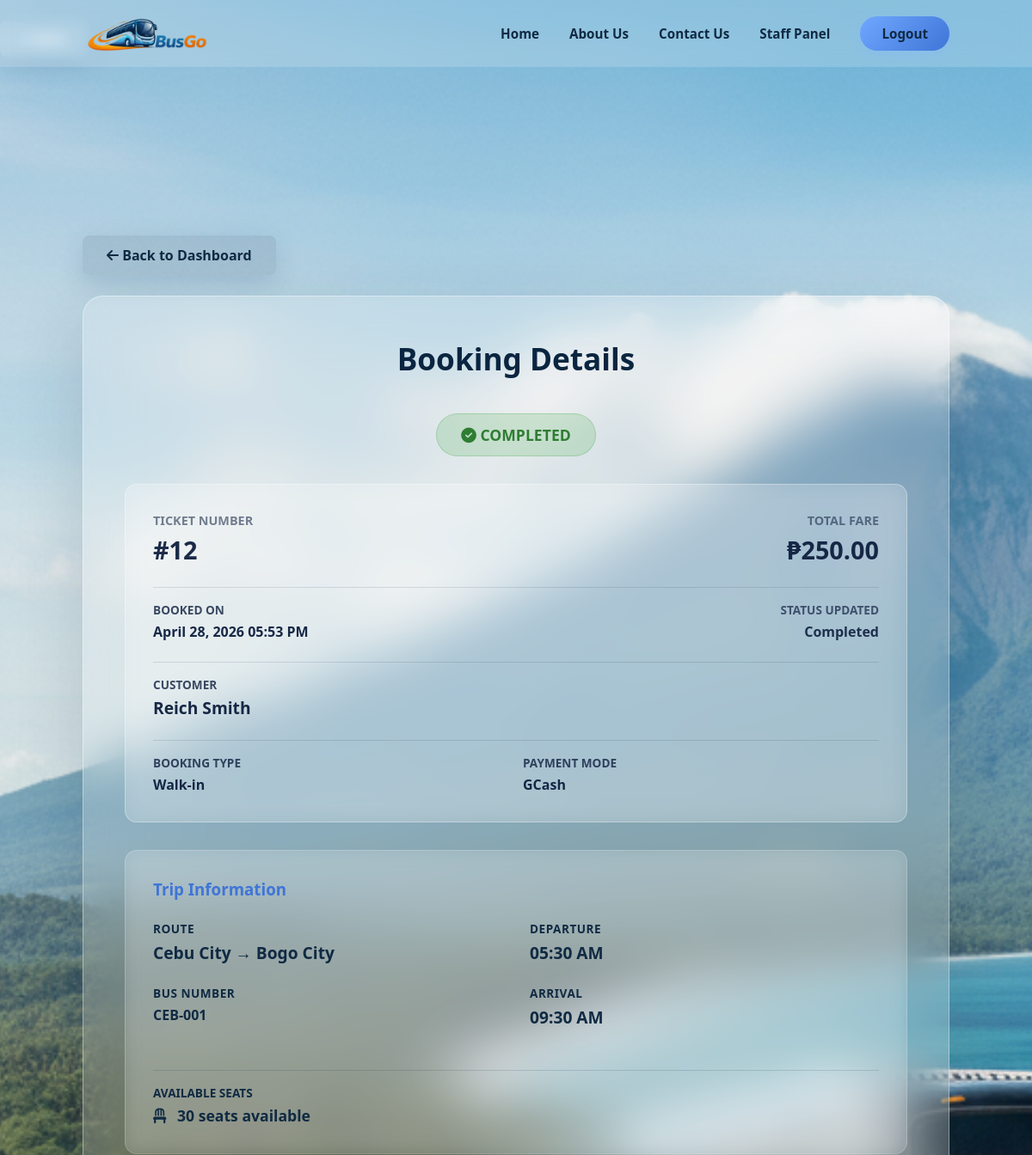
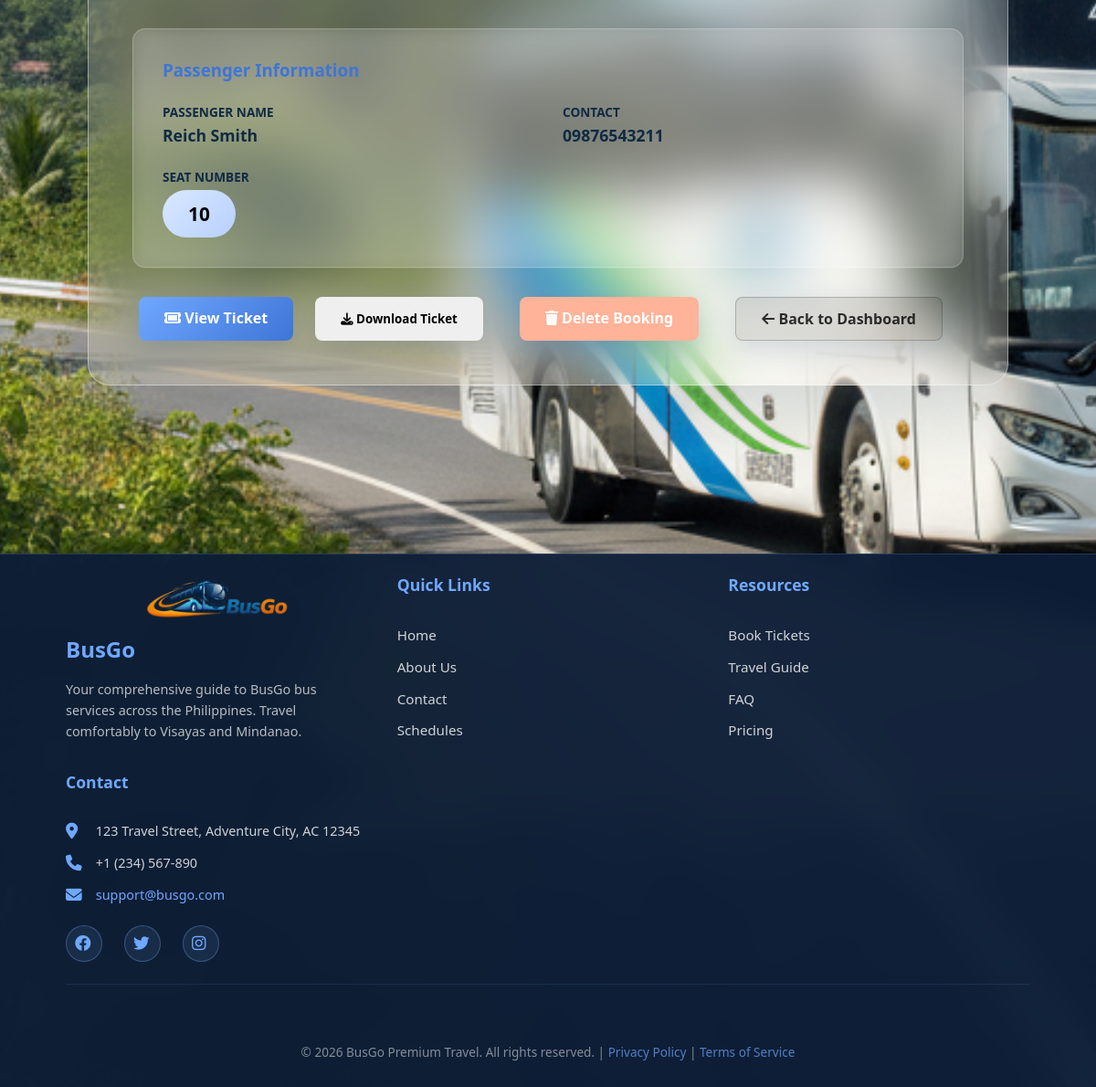
/user/booking/12 (signed in), run on the app's committed database (2 pictures, top to bottom).
### tables this page shows
CREATE TABLE bookings (
            id INTEGER PRIMARY KEY AUTOINCREMENT,
            user_id INTEGER,
            trip_id INTEGER,
            passenger_id INTEGER,
            seat_number TEXT,
            status TEXT DEFAULT 'waiting for payment',
            booking_type TEXT DEFAULT 'Online',
            payment_method TEXT DEFAULT 'Online',
            created_at TEXT DEFAULT CURRENT_TIMESTAMP,
            FOREIGN KEY(user_id) REFERENCES users(id),
            FOREIGN KEY(trip_id) REFERENCES trips(id),
            FOREIGN KEY(passenger_id) REFERENCES passengers(id)
        );

CREATE TABLE trips (
            id INTEGER PRIMARY KEY AUTOINCREMENT,
            bus_id INTEGER,
            route_id INTEGER,
            departure TEXT,
            arrival TEXT,
            price REAL,
            status TEXT DEFAULT 'scheduled',
            FOREIGN KEY(bus_id) REFERENCES buses(id),
            FOREIGN KEY(route_id) REFERENCES routes(id)
        );

CREATE TABLE passengers (
            id INTEGER PRIMARY KEY AUTOINCREMENT,
            fullname TEXT,
            contact TEXT
        );

CREATE TABLE buses (
            id INTEGER PRIMARY KEY AUTOINCREMENT,
            bus_no TEXT UNIQUE NOT NULL,
            capacity INTEGER DEFAULT 52,
            status TEXT DEFAULT 'available',
            created_at TEXT DEFAULT CURRENT_TIMESTAMP,
            updated_at TEXT DEFAULT CURRENT_TIMESTAMP
        );

### app.py (the view)
@app.route("/user/booking/<int:booking_id>")
def view_booking(booking_id):
    if "user_id" not in session:
        return redirect(url_for("home", login_required=1))
    conn = get_db_connection()
    booking = conn.execute("""
        SELECT
            b.id,
            b.trip_id,
            b.seat_number,
            b.status,
            b.created_at,
            b.booking_type,
            b.payment_method,

            u.fullname AS customer,

            p.fullname AS passenger_name,
            p.contact,

            t.departure,
            t.arrival,
            t.price,

            r.origin,
            r.destination,

            (r.origin || ' → ' || r.destination) AS route,

            bu.bus_no

        FROM bookings b
        JOIN users u ON u.id = b.user_id
        JOIN passengers p ON b.passenger_id = p.id
        JOIN trips t ON b.trip_id = t.id
        JOIN buses bu ON t.bus_id = bu.id
        JOIN routes r ON t.route_id = r.id
        WHERE b.id = ?
    """, (booking_id,)).fetchone()
    if not booking:
        conn.close()
        return redirect(url_for("user_dashboard"))
    booked_seats_count = conn.execute(
        "SELECT COUNT(*) as count FROM bookings WHERE trip_id = ?",
        (booking["trip_id"],)
    ).fetchone()["count"]
    available_seats = 52 - booked_seats_count
    created_at_raw = booking['created_at'] if booking['created_at'] else None
    formatted_created_at = created_at_raw
    if created_at_raw:
        try:
            created_at_parsed = datetime.datetime.strptime(created_at_raw, '%Y-%m-%d %H:%M:%S')
            formatted_created_at = created_at_parsed.strftime('%B %d, %Y %I:%M %p')
        except Exception:
            formatted_created_at = created_at_raw
    conn.close()
    return render_template("status.html", booking=booking, available_seats=available_seats, back_url=url_for('user_dashboard'), user_role='user', booking_created_at=formatted_created_at)

### templates/status.html (shortened to what this page needs)
{% extends "base.html" %}
{% block content %}
<main class="schedule-main" style="flex-direction: column; align-items: center;">
    <div class="page-back-nav" style="width: 100%; max-width: 1800px; margin: 0 auto 1.5rem auto;">
        <a href="{{ back_url }}" class="back-btn" style="background: rgba(16, 42, 67, 0.1); color: var(--dark-text);">
            <i class="fa-solid fa-arrow-left"></i> Back to Dashboard
        </a>
    </div>
    <div class="schedule-container glass-booking-card">
        <h1 class="schedule-title">Booking Details</h1>
        <div style="text-align: center; margin-bottom: 2rem;">
            <span style="display: inline-block; padding: 12px 28px; border-radius: 50px; font-weight: 700; font-size: 1.1rem;
                {% if booking.status == 'paid' %}
                    background: rgba(76, 175, 80, 0.2); color: #2e7d32; border: 1px solid rgba(76, 175, 80, 0.3);
                {% elif booking.status == 'cancelled' %}
                    background: rgba(244, 67, 54, 0.2); color: #c62828; border: 1px solid rgba(244, 67, 54, 0.3);
                {% else %}
                    background: rgba(255, 193, 7, 0.2); color: #f57c00; border: 1px solid rgba(255, 193, 7, 0.3);
                {% endif %}">
                <i class="fa-solid
                    {% if booking.status == 'paid' %}fa-check-circle{% elif booking.status == 'cancelled' %}fa-times-circle{% else %}fa-clock{% endif %}"></i>
                {% if booking.status == 'paid' %}
                    COMPLETED
                {% elif booking.status == 'cancelled' %}
                    CANCELLED
                {% else %}
                    WAITING FOR PAYMENT
                {% endif %}
            </span>
        </div>
        <div class="booking-panel-blue" style="margin-bottom: 2rem;">
            <div style="display: grid; grid-template-columns: 1fr 1fr; gap: 2rem;">
                <div>
                    <p style="opacity: 0.85; font-size: 0.9rem; text-transform: uppercase; margin-bottom: 0.3rem; font-weight: 600; color: rgba(15, 31, 62, 0.65);">Ticket Number</p>
                    <p style="font-size: 1.8rem; font-weight: 700; color: rgba(15, 31, 62, 0.95);">#{{ booking.id }}</p>
                </div>
                <div style="text-align: right;">
                    <p style="opacity: 0.85; font-size: 0.9rem; text-transform: uppercase; margin-bottom: 0.3rem; font-weight: 600; color: rgba(15, 31, 62, 0.65);">Total Fare</p>
                    <p style="font-size: 1.8rem; font-weight: 700; color: rgba(15, 31, 62, 0.95);">₱{{ "%.2f"|format(booking.price) }}</p>
                </div>
            </div>
            <div style="margin-top: 1.5rem; padding-top: 1rem; border-top: 1px solid rgba(15, 31, 62, 0.12); display: grid; grid-template-columns: 1fr 1fr; gap: 1rem;">
                <div>
                    <p style="font-size: 0.85rem; color: rgba(15, 31, 62, 0.8); text-transform: uppercase; margin-bottom: 0.3rem; font-weight: 700;">Booked On</p>
                    <p style="font-size: 1rem; font-weight: 700; color: rgba(15, 31, 62, 0.96);">{{ booking_created_at if booking_created_at else 'Not available' }}</p>
                </div>
                <div style="text-align: right;">
                    <p style="font-size: 0.85rem; color: rgba(15, 31, 62, 0.7); text-transform: uppercase; margin-bottom: 0.3rem; font-weight: 600;">Status Updated</p>
                    <p style="font-size: 1rem; font-weight: 700; color: rgba(15, 31, 62, 0.9);">{{ 'Completed' if booking.status == 'paid' else 'Waiting for payment' if booking.status == 'waiting for payment' else booking.status|capitalize }}</p>
                </div>
            </div>
            <div style="margin-top: 1.5rem; padding-top: 1rem; border-top: 1px solid rgba(15, 31, 62, 0.12);">
                <p style="font-size: 0.85rem; color: rgba(15, 31, 62, 0.8); text-transform: uppercase; margin-bottom: 0.3rem; font-weight: 700;">Customer</p>
                <p style="font-size: 1.2rem; font-weight: 700; color: rgba(15, 31, 62, 0.96);">{{ booking.passenger_name }}</p>
            </div>
            <div style="margin-top: 1.5rem; padding-top: 1rem; border-top: 1px solid rgba(15, 31, 62, 0.12); display: grid; grid-template-columns: 1fr 1fr; gap: 1rem;">
                <div>
                    <p style="font-size: 0.85rem; color: rgba(15, 31, 62, 0.8); text-transform: uppercase; margin-bottom: 0.3rem; font-weight: 700;">Booking Type</p>
                    <p style="font-size: 1rem; font-weight: 700; color: rgba(15, 31, 62, 0.96);">{{ booking.booking_type }}</p>
                </div>
                <div>
                    <p style="font-size: 0.85rem; color: rgba(15, 31, 62, 0.8); text-transform: uppercase; margin-bottom: 0.3rem; font-weight: 700;">Payment Mode</p>
                    <p style="font-size: 1rem; font-weight: 700; color: rgba(15, 31, 62, 0.96);">{{ booking.payment_method }}</p>
                </div>
            </div>
        </div>
        <div class="booking-panel-blue" style="margin-bottom: 2rem; background: rgba(255, 255, 255, 0.1); backdrop-filter: blur(10px); border: 1px solid rgba(255, 255, 255, 0.2);">
            <h3 style="margin-bottom: 1.5rem; color: var(--accent-dark);">Trip Information</h3>
            <div style="display: grid; grid-template-columns: 1fr 1fr; gap: 2rem;">
                <div>
                    <div style="margin-bottom: 1.5rem;">
                        <p style="font-size: 0.85rem; color: var(--dark-text); text-transform: uppercase; margin-bottom: 0.3rem; font-weight: 800; letter-spacing: 0.5px;">Route</p>
                        <p style="font-size: 1.2rem; font-weight: 700; color: var(--dark-text);">{{ booking.route }}</p>
                    </div>
                    <div style="margin-bottom: 1.5rem;">
                        <p style="font-size: 0.85rem; color: var(--dark-text); text-transform: uppercase; margin-bottom: 0.3rem; font-weight: 800; letter-spacing: 0.5px;">Bus Number</p>
                        <p style="font-size: 1rem; font-weight: 700; color: var(--dark-text);">{{ booking.bus_no }}</p>
                    </div>
                </div>
                <div>
                    <div style="margin-bottom: 1.5rem;">
                        <p style="font-size: 0.85rem; color: var(--dark-text); text-transform: uppercase; margin-bottom: 0.3rem; font-weight: 800; letter-spacing: 0.5px;">Departure</p>
                        <p style="font-size: 1.2rem; font-weight: 700; color: var(--dark-text);">{{ booking.departure }}</p>
                    </div>
                    <div style="margin-bottom: 1.5rem;">
                        <p style="font-size: 0.85rem; color: var(--dark-text); text-transform: uppercase; margin-bottom: 0.3rem; font-weight: 800; letter-spacing: 0.5px;">Arrival</p>
                        <p style="font-size: 1.2rem; font-weight: 700; color: var(--dark-text);">{{ booking.arrival }}</p>
                    </div>
                </div>
            </div>
            <div style="margin-top: 1.5rem; padding-top: 1rem; border-top: 1px solid rgba(16, 42, 67, 0.15);">
                <p style="font-size: 0.85rem; color: var(--dark-text); text-transform: uppercase; margin-bottom: 0.3rem; font-weight: 800;">Available Seats</p>
                <p style="font-size: 1.1rem; font-weight: 700; color: var(--dark-text);">
                    <i class="fa-solid fa-chair" style="margin-right: 0.5rem;"></i>
                    {{ available_seats }} seats available
                </p>
            </div>
        </div>
        <div class="booking-panel-blue" style="margin-bottom: 2rem; background: rgba(255, 255, 255, 0.1); backdrop-filter: blur(10px); border: 1px solid rgba(255, 255, 255, 0.2);">
            <h3 style="margin-bottom: 1.5rem; color: var(--accent-dark);">Passenger Information</h3>
            <div style="display: grid; grid-template-columns: 1fr 1fr; gap: 2rem;">
                <div>
                    <p style="font-size: 0.85rem; color: var(--dark-text); text-transform: uppercase; margin-bottom: 0.3rem; font-weight: 800;">Passenger Name</p>
                    <p style="font-size: 1.1rem; font-weight: 700; color: var(--dark-text);">{{ booking.passenger_name }}</p>
                </div>
                <div>
                    <p style="font-size: 0.85rem; color: var(--dark-text); text-transform: uppercase; margin-bottom: 0.3rem; font-weight: 800;">Contact</p>
                    <p style="font-size: 1.1rem; font-weight: 700; color: var(--dark-text);">{{ booking.contact }}</p>
                </div>
            </div>
            <div style="margin-top: 1.5rem;">
                <p style="font-size: 0.85rem; color: var(--dark-text); text-transform: uppercase; margin-bottom: 0.3rem; font-weight: 800;">Seat Number</p>
                <p style="display: inline-block; background: linear-gradient(135deg, var(--yellow), var(--yellow-dark)); color: #000; padding: 12px 28px; border-radius: 50px; font-weight: 700; font-size: 1.3rem;">{{ booking.seat_number }}</p>
            </div>
        </div>
        <div style="display: flex; gap: 1.5rem; justify-content: center; flex-wrap: wrap;">
            {% if booking.status != 'paid' and booking.status != 'cancelled' %}
                {% if user_role == 'admin' %}
                    <a href="{{ url_for('confirm_payment', booking_id=booking.id) }}" class="book-now-btn" style="background: #2e7d32; color: white;">
                        <i class="fa-solid fa-check"></i> Approve Booking
                    </a>
                {% elif user_role == 'user' and booking.status == 'waiting for payment' %}
                    <a href="/payment/{{ booking.id }}" class="book-now-btn">
                        <i class="fa-solid fa-credit-card"></i> Pay Online
                    </a>
                {% endif %}
                <a href="{{ url_for('user_cancel_booking', booking_id=booking.id) }}" class="cancel-btn" onclick="return confirm('Are you sure you want to cancel this booking?')">
                    <i class="fa-solid fa-times"></i> Cancel Booking
                </a>
            {% else %}
                <a href="{{ url_for('ticket', booking_id=booking.id) }}" class="book-now-btn">
                    <i class="fa-solid fa-ticket"></i> View Ticket
                </a>
                <button type="button" class="print-btn" onclick="window.print()">
                    <i class="fa-solid fa-download"></i> Download Ticket
                </button>
                <a href="{{ url_for('user_delete_booking', booking_id=booking.id) }}" class="cancel-btn" onclick="return confirm('Delete this booking from history?')">
                    <i class="fa-solid fa-trash"></i> Delete Booking
                </a>
            {% endif %}
            <a href="{{ back_url }}" class="print-btn" style="background: rgba(0, 0, 0, 0.1); color: rgba(0, 0, 0, 0.8); border: 1px solid rgba(0, 0, 0, 0.2);">
                <i class="fa-solid fa-arrow-left"></i> Back to Dashboard
            </a>
        </div>
    </div>
</main>
{% endblock %}

### data on the page
bookings: id "12", status "Completed", booking_type "Walk-in", payment_method "GCash", seat_number "10"
trips: price "250.00", departure "05:30 AM", arrival "09:30 AM"
passengers: passenger_name "Reich Smith", contact "09876543211"
buses: bus_no "CEB-001"

### other printed values
{{ booking_created_at if booking_created_at else 'Not available' }} "April 28, 2026 05:53 PM"
{{ booking.route }} "Cebu City → Bogo City"
{{ available_seats }} "30"
